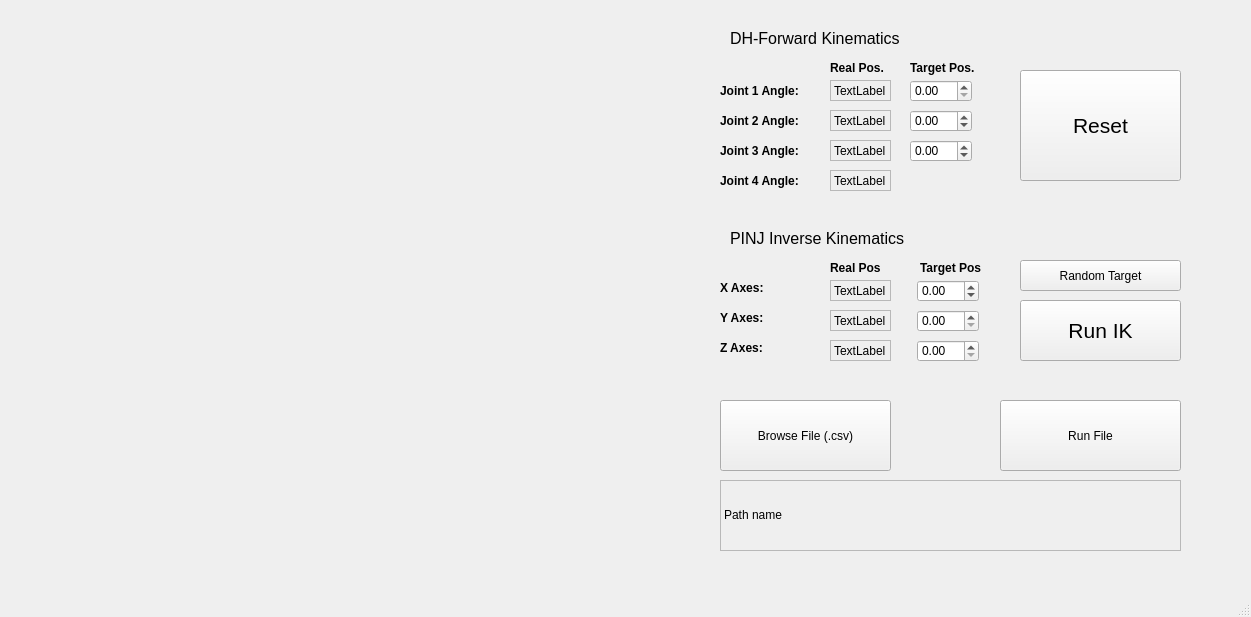
<?xml version="1.0" encoding="UTF-8"?>
<ui version="4.0">
 <class>MainWindow</class>
 <widget class="QMainWindow" name="MainWindow">
  <property name="geometry">
   <rect>
    <x>0</x>
    <y>0</y>
    <width>1251</width>
    <height>617</height>
   </rect>
  </property>
  <property name="windowTitle">
   <string>MainWindow</string>
  </property>
  <widget class="QWidget" name="centralwidget">
   <widget class="QLabel" name="labels1">
    <property name="geometry">
     <rect>
      <x>720</x>
      <y>80</y>
      <width>101</width>
      <height>21</height>
     </rect>
    </property>
    <property name="font">
     <font>
      <bold>true</bold>
     </font>
    </property>
    <property name="text">
     <string>Joint 1 Angle:</string>
    </property>
   </widget>
   <widget class="QLabel" name="labels2">
    <property name="geometry">
     <rect>
      <x>720</x>
      <y>110</y>
      <width>101</width>
      <height>21</height>
     </rect>
    </property>
    <property name="font">
     <font>
      <bold>true</bold>
     </font>
    </property>
    <property name="text">
     <string>Joint 2 Angle:</string>
    </property>
   </widget>
   <widget class="QLabel" name="labels3">
    <property name="geometry">
     <rect>
      <x>720</x>
      <y>140</y>
      <width>101</width>
      <height>21</height>
     </rect>
    </property>
    <property name="font">
     <font>
      <bold>true</bold>
     </font>
    </property>
    <property name="text">
     <string>Joint 3 Angle:</string>
    </property>
   </widget>
   <widget class="MplWidget" name="MplWidget" native="true">
    <property name="enabled">
     <bool>true</bool>
    </property>
    <property name="geometry">
     <rect>
      <x>10</x>
      <y>10</y>
      <width>661</width>
      <height>551</height>
     </rect>
    </property>
    <property name="mouseTracking">
     <bool>true</bool>
    </property>
    <property name="tabletTracking">
     <bool>true</bool>
    </property>
   </widget>
   <widget class="QPushButton" name="pushButton_reset">
    <property name="geometry">
     <rect>
      <x>1020</x>
      <y>70</y>
      <width>161</width>
      <height>111</height>
     </rect>
    </property>
    <property name="font">
     <font>
      <pointsize>16</pointsize>
     </font>
    </property>
    <property name="text">
     <string>Reset</string>
    </property>
   </widget>
   <widget class="QLabel" name="labels2_ik">
    <property name="geometry">
     <rect>
      <x>720</x>
      <y>310</y>
      <width>61</width>
      <height>16</height>
     </rect>
    </property>
    <property name="font">
     <font>
      <bold>true</bold>
     </font>
    </property>
    <property name="text">
     <string>Y Axes: </string>
    </property>
   </widget>
   <widget class="QLabel" name="labels1_ik">
    <property name="geometry">
     <rect>
      <x>720</x>
      <y>280</y>
      <width>61</width>
      <height>16</height>
     </rect>
    </property>
    <property name="font">
     <font>
      <bold>true</bold>
     </font>
    </property>
    <property name="text">
     <string>X Axes: </string>
    </property>
   </widget>
   <widget class="QLabel" name="labels3_ik">
    <property name="geometry">
     <rect>
      <x>720</x>
      <y>340</y>
      <width>61</width>
      <height>16</height>
     </rect>
    </property>
    <property name="font">
     <font>
      <bold>true</bold>
     </font>
    </property>
    <property name="text">
     <string>Z Axes: </string>
    </property>
   </widget>
   <widget class="QLabel" name="label_ik">
    <property name="geometry">
     <rect>
      <x>730</x>
      <y>230</y>
      <width>191</width>
      <height>16</height>
     </rect>
    </property>
    <property name="font">
     <font>
      <pointsize>12</pointsize>
     </font>
    </property>
    <property name="text">
     <string>PINJ Inverse Kinematics</string>
    </property>
   </widget>
   <widget class="QDoubleSpinBox" name="doubleSpinBox1">
    <property name="geometry">
     <rect>
      <x>910</x>
      <y>80</y>
      <width>62</width>
      <height>22</height>
     </rect>
    </property>
    <property name="accelerated">
     <bool>true</bool>
    </property>
    <property name="minimum">
     <double>0.000000000000000</double>
    </property>
    <property name="maximum">
     <double>180.000000000000000</double>
    </property>
   </widget>
   <widget class="QDoubleSpinBox" name="doubleSpinBox2">
    <property name="geometry">
     <rect>
      <x>910</x>
      <y>110</y>
      <width>62</width>
      <height>22</height>
     </rect>
    </property>
    <property name="accelerated">
     <bool>true</bool>
    </property>
    <property name="minimum">
     <double>-90.000000000000000</double>
    </property>
    <property name="maximum">
     <double>90.000000000000000</double>
    </property>
   </widget>
   <widget class="QDoubleSpinBox" name="doubleSpinBox3">
    <property name="geometry">
     <rect>
      <x>910</x>
      <y>140</y>
      <width>62</width>
      <height>22</height>
     </rect>
    </property>
    <property name="accelerated">
     <bool>true</bool>
    </property>
    <property name="minimum">
     <double>-90.000000000000000</double>
    </property>
    <property name="maximum">
     <double>90.000000000000000</double>
    </property>
   </widget>
   <widget class="QLabel" name="label_fk">
    <property name="geometry">
     <rect>
      <x>730</x>
      <y>30</y>
      <width>181</width>
      <height>16</height>
     </rect>
    </property>
    <property name="font">
     <font>
      <pointsize>12</pointsize>
     </font>
    </property>
    <property name="text">
     <string>DH-Forward Kinematics</string>
    </property>
   </widget>
   <widget class="QDoubleSpinBox" name="doubleSpinBox_ik1">
    <property name="geometry">
     <rect>
      <x>917</x>
      <y>280</y>
      <width>62</width>
      <height>22</height>
     </rect>
    </property>
    <property name="accelerated">
     <bool>true</bool>
    </property>
    <property name="minimum">
     <double>-99.000000000000000</double>
    </property>
   </widget>
   <widget class="QDoubleSpinBox" name="doubleSpinBox_ik2">
    <property name="geometry">
     <rect>
      <x>917</x>
      <y>310</y>
      <width>62</width>
      <height>22</height>
     </rect>
    </property>
    <property name="accelerated">
     <bool>true</bool>
    </property>
   </widget>
   <widget class="QDoubleSpinBox" name="doubleSpinBox_ik3">
    <property name="geometry">
     <rect>
      <x>917</x>
      <y>340</y>
      <width>62</width>
      <height>22</height>
     </rect>
    </property>
    <property name="accelerated">
     <bool>true</bool>
    </property>
   </widget>
   <widget class="QPushButton" name="pushButton_runik">
    <property name="geometry">
     <rect>
      <x>1020</x>
      <y>300</y>
      <width>161</width>
      <height>61</height>
     </rect>
    </property>
    <property name="font">
     <font>
      <pointsize>16</pointsize>
     </font>
    </property>
    <property name="text">
     <string>Run IK</string>
    </property>
   </widget>
   <widget class="QLabel" name="labels3_2">
    <property name="geometry">
     <rect>
      <x>720</x>
      <y>170</y>
      <width>101</width>
      <height>21</height>
     </rect>
    </property>
    <property name="font">
     <font>
      <bold>true</bold>
     </font>
    </property>
    <property name="text">
     <string>Joint 4 Angle:</string>
    </property>
   </widget>
   <widget class="QLabel" name="label_j4">
    <property name="geometry">
     <rect>
      <x>830</x>
      <y>170</y>
      <width>61</width>
      <height>21</height>
     </rect>
    </property>
    <property name="frameShape">
     <enum>QFrame::StyledPanel</enum>
    </property>
    <property name="text">
     <string>TextLabel</string>
    </property>
   </widget>
   <widget class="QLabel" name="label_x4">
    <property name="geometry">
     <rect>
      <x>830</x>
      <y>280</y>
      <width>61</width>
      <height>21</height>
     </rect>
    </property>
    <property name="frameShape">
     <enum>QFrame::StyledPanel</enum>
    </property>
    <property name="text">
     <string>TextLabel</string>
    </property>
   </widget>
   <widget class="QLabel" name="label_y4">
    <property name="geometry">
     <rect>
      <x>830</x>
      <y>310</y>
      <width>61</width>
      <height>21</height>
     </rect>
    </property>
    <property name="frameShape">
     <enum>QFrame::StyledPanel</enum>
    </property>
    <property name="text">
     <string>TextLabel</string>
    </property>
   </widget>
   <widget class="QLabel" name="label_z4">
    <property name="geometry">
     <rect>
      <x>830</x>
      <y>340</y>
      <width>61</width>
      <height>21</height>
     </rect>
    </property>
    <property name="frameShape">
     <enum>QFrame::StyledPanel</enum>
    </property>
    <property name="text">
     <string>TextLabel</string>
    </property>
   </widget>
   <widget class="QLabel" name="label_iks">
    <property name="geometry">
     <rect>
      <x>830</x>
      <y>260</y>
      <width>61</width>
      <height>16</height>
     </rect>
    </property>
    <property name="font">
     <font>
      <bold>true</bold>
     </font>
    </property>
    <property name="text">
     <string>Real Pos</string>
    </property>
   </widget>
   <widget class="QLabel" name="label_iks_2">
    <property name="geometry">
     <rect>
      <x>920</x>
      <y>260</y>
      <width>81</width>
      <height>16</height>
     </rect>
    </property>
    <property name="font">
     <font>
      <bold>true</bold>
     </font>
    </property>
    <property name="text">
     <string>Target Pos</string>
    </property>
   </widget>
   <widget class="QPushButton" name="pushButton_rand">
    <property name="geometry">
     <rect>
      <x>1020</x>
      <y>260</y>
      <width>161</width>
      <height>31</height>
     </rect>
    </property>
    <property name="text">
     <string>Random Target</string>
    </property>
   </widget>
   <widget class="QLabel" name="label_j3">
    <property name="geometry">
     <rect>
      <x>830</x>
      <y>140</y>
      <width>61</width>
      <height>21</height>
     </rect>
    </property>
    <property name="frameShape">
     <enum>QFrame::StyledPanel</enum>
    </property>
    <property name="text">
     <string>TextLabel</string>
    </property>
   </widget>
   <widget class="QLabel" name="label_j1">
    <property name="geometry">
     <rect>
      <x>830</x>
      <y>80</y>
      <width>61</width>
      <height>21</height>
     </rect>
    </property>
    <property name="frameShape">
     <enum>QFrame::StyledPanel</enum>
    </property>
    <property name="text">
     <string>TextLabel</string>
    </property>
   </widget>
   <widget class="QLabel" name="label_iks_3">
    <property name="geometry">
     <rect>
      <x>830</x>
      <y>60</y>
      <width>71</width>
      <height>16</height>
     </rect>
    </property>
    <property name="font">
     <font>
      <bold>true</bold>
     </font>
    </property>
    <property name="text">
     <string>Real Pos.</string>
    </property>
   </widget>
   <widget class="QLabel" name="label_j2">
    <property name="geometry">
     <rect>
      <x>830</x>
      <y>110</y>
      <width>61</width>
      <height>21</height>
     </rect>
    </property>
    <property name="frameShape">
     <enum>QFrame::StyledPanel</enum>
    </property>
    <property name="text">
     <string>TextLabel</string>
    </property>
   </widget>
   <widget class="QLabel" name="label_iks_4">
    <property name="geometry">
     <rect>
      <x>910</x>
      <y>60</y>
      <width>81</width>
      <height>16</height>
     </rect>
    </property>
    <property name="font">
     <font>
      <bold>true</bold>
     </font>
    </property>
    <property name="text">
     <string>Target Pos.</string>
    </property>
   </widget>
   <widget class="QPushButton" name="pushButton_browse">
    <property name="geometry">
     <rect>
      <x>720</x>
      <y>400</y>
      <width>171</width>
      <height>71</height>
     </rect>
    </property>
    <property name="text">
     <string>Browse File (.csv)</string>
    </property>
   </widget>
   <widget class="QLabel" name="label_filename">
    <property name="geometry">
     <rect>
      <x>720</x>
      <y>480</y>
      <width>461</width>
      <height>71</height>
     </rect>
    </property>
    <property name="frameShape">
     <enum>QFrame::StyledPanel</enum>
    </property>
    <property name="text">
     <string>&lt;html&gt;
	&lt;head/&gt;
		
	
	&lt;body&gt;&lt;p&gt;Path name&lt;/p&gt;
	&lt;/body&gt;
&lt;/html&gt;</string>
    </property>
    <property name="wordWrap">
     <bool>true</bool>
    </property>
   </widget>
   <widget class="QPushButton" name="pushButton_runflie">
    <property name="geometry">
     <rect>
      <x>1000</x>
      <y>400</y>
      <width>181</width>
      <height>71</height>
     </rect>
    </property>
    <property name="text">
     <string>Run File</string>
    </property>
   </widget>
  </widget>
  <widget class="QMenuBar" name="menubar">
   <property name="geometry">
    <rect>
     <x>0</x>
     <y>0</y>
     <width>1251</width>
     <height>22</height>
    </rect>
   </property>
  </widget>
  <widget class="QStatusBar" name="statusbar"/>
 </widget>
 <customwidgets>
  <customwidget>
   <class>MplWidget</class>
   <extends>QWidget</extends>
   <header>mplwidget.h</header>
   <container>1</container>
  </customwidget>
 </customwidgets>
 <resources/>
 <connections/>
</ui>
